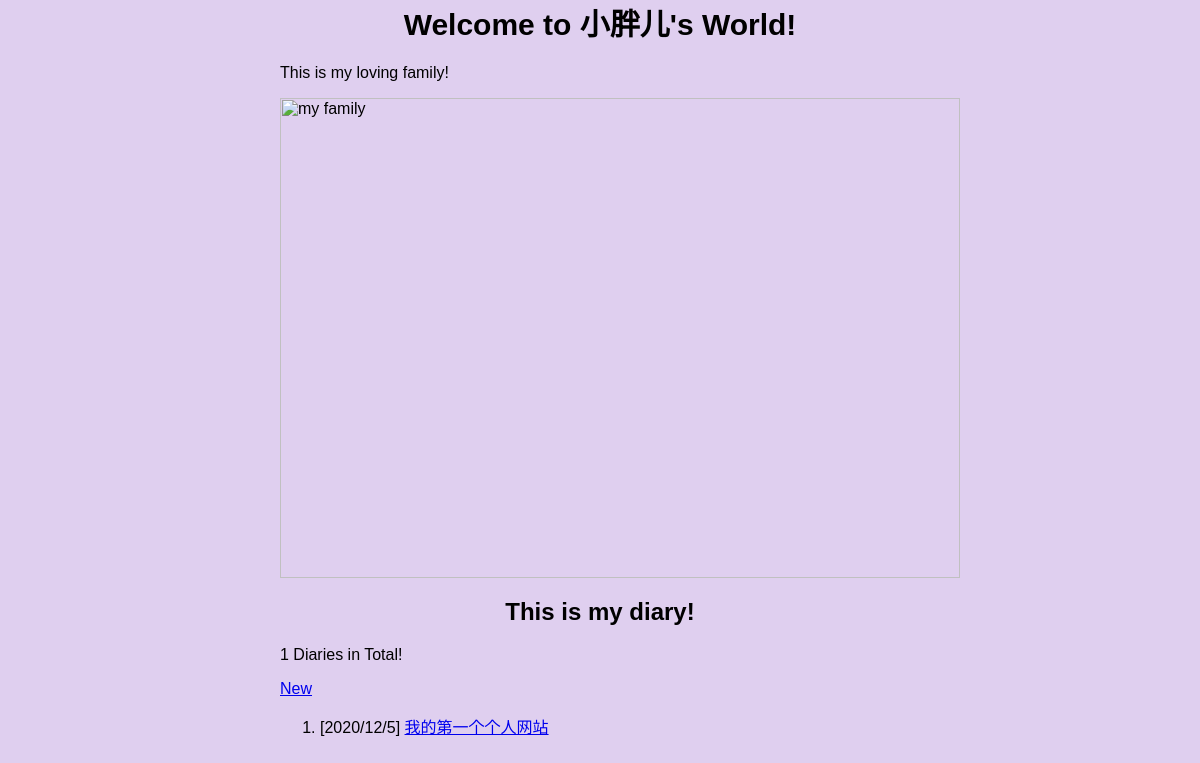
The page / on the database its author committed.
### app.py (models this page shows)
class Diary(db.Model):
    id = db.Column(db.Integer, primary_key = True)
    create_time = db.Column(db.DateTime)
    location = db.Column(db.String(60))
    title = db.Column(db.String(60))
    content = db.Column(db.Text)

### app.py (the view)
@app.route('/')
def hello():
    diaries = Diary.query.all()
    return render_template('homepage.html', username='小胖儿', diaries = diaries)

### templates/homepage.html
<head>
    <link rel="stylesheet" href="{{ url_for('static', filename='style.css') }}" type="text/css">
</head>
<h1 class="center-large">Welcome to {{ username }}'s World!</h1>
<p>This is my loving family!</p>
<img alt="my family" class="family" src="{{ url_for('static', filename='images/family.jpg') }}">
<body>
    <center><h2>This is my diary!</h2></center>
    <p>{{ diaries|length }} Diaries in Total!</p>
    <a href="{{ url_for('create_diary') }}">New</a>
    <ol>
    {% for diary in diaries %}
        <li>[{{ diary.create_time.year }}/{{ diary.create_time.month }}/{{ diary.create_time.day }}]   <a href="{{ url_for('show_diary',diary_id=diary.id) }}">{{ diary.title }}</a></li>
    {% endfor %}
    </ol>
</body>

### static/style.css (style rules this page uses)
body { background-color: #DFCFEF; margin: auto; max-width: 640px; max-height: 1000px; font-size: 16px; font-family: Helvetica, Arial, sans-serif; }
.family { display: block; margin:0 auto; height: 480px; width: 680px; }
.center-large { display: block; text-align: center; font-size: 30px; font-family: Helvetica, Arial, sans-serif; }

### rows shown on the page
Diary: create_time.year "2020", create_time.month "12", create_time.day "5", title "我的第一个个人网站"

### other values the page prints
{{ username }} "小胖儿"
{{ diaries|length }} "1"
